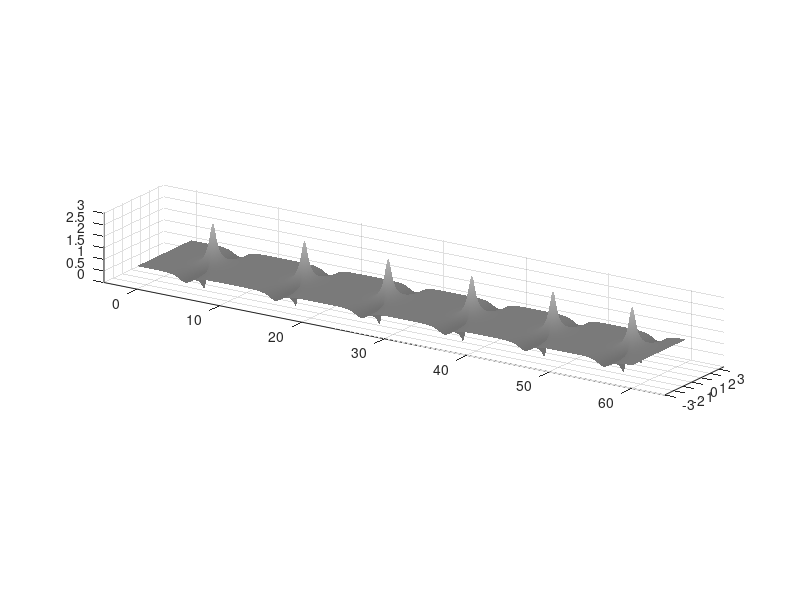

Write the MATLAB code that produced this figure. (Note: this script raises an error after producing the figure.)
function reproduce_paper_fig1_bw_v5()

    clear; clc; close all;

    %% ================================================================
    % Parameters from the paper
    %% ================================================================

    L    = 6;
    eps0 = 1e-4;

    c1   = 1/2;
    cm1  = (0.3 - 0.4i)/2;

    k1 = 2*pi/L;

    %% ================================================================
    % Numerical parameters
    %% ================================================================

    Nx   = 384;
    Tmax = 60;

    Nt = 30000;
    dt = Tmax/Nt;

    saveEvery = 25;

    thisDir = fileparts(mfilename('fullpath'));
    datafile = fullfile(thisDir,'fig1_data.mat');

    %% ================================================================
    % Load data if available, otherwise compute it
    %% ================================================================

    if exist(datafile,'file')

        load(datafile,'x','Tplot','Uplot','L','Tmax');

    else

        x = linspace(-L/2, L/2, Nx+1);
        x(end) = [];

        k = (2*pi/L)*[0:Nx/2-1, -Nx/2:-1];

        u = 1 + eps0*( ...
              c1  * exp( 1i*k1*x ) ...
            + cm1 * exp(-1i*k1*x ) );

        Ehalf = exp(-1i*k.^2*dt/2);

        nSave = floor(Nt/saveEvery) + 1;

        Uplot = zeros(nSave,Nx);
        Tplot = zeros(nSave,1);

        Uplot(1,:) = abs(u);
        Tplot(1)   = 0;

        idx = 1;

        for n = 1:Nt

            % half linear step
            uhat = fft(u);
            uhat = Ehalf .* uhat;
            u = ifft(uhat);

            % nonlinear step
            u = u .* exp(2i*abs(u).^2*dt);

            % half linear step
            uhat = fft(u);
            uhat = Ehalf .* uhat;
            u = ifft(uhat);

            if mod(n,saveEvery)==0
                idx = idx + 1;
                Uplot(idx,:) = abs(u);
                Tplot(idx)   = n*dt;
            end
        end

        save(datafile,'x','Tplot','Uplot','L','Tmax');

    end

    %% ================================================================
    % Paper-style black-and-white 3D plot
    %% ================================================================

    [Xgrid,Tgrid] = meshgrid(x,Tplot);

    % Changed back to v3-style size.
    figure('Color','w','Position',[80 80 1400 460]);
    set(gcf,'Renderer','opengl');
    set(gcf,'InvertHardcopy','off');

    %% ================================================================
    % Grayscale surface coloring
    %% ================================================================

    grayLo = 0.44;
    grayHi = 0.72;

    Umin = 0.70;
    Umax = 2.85;

    Uclip = min(max(Uplot,Umin),Umax);
    Uscaled = (Uclip - Umin)/(Umax - Umin);

    Cgray = grayLo + (grayHi-grayLo)*Uscaled;

    s = surf(Tgrid, Xgrid, Uplot, Cgray);

    set(s, ...
        'EdgeColor','none', ...
        'FaceColor','interp', ...
        'FaceLighting','gouraud', ...
        'AmbientStrength',0.55, ...
        'DiffuseStrength',0.85, ...
        'SpecularStrength',0.18, ...
        'SpecularExponent',25);

    colormap(gray(256));
    caxis([0 1]);

    %% ================================================================
    % Axes and camera
    %% ================================================================

    xlim([-4 Tmax+4]);
    ylim([-L/2 L/2+0.55]);
    zlim([0 3.05]);

    % Changed back to v3-style aspect ratio.
    pbaspect([9.5 1.55 1.05]);

    % Changed back to v3-style orientation.
    view([33 18]);
    camproj('orthographic');

    % Important:
    % v4 used camzoom(1.22), which can make the final exported object look
    % smaller or oddly positioned on some MATLAB installations.
    % Here we use a stronger zoom to make the surface fill the figure.
    camzoom(1.45);

    axis off;
    box off;

    % Make the axes occupy almost the whole PNG.
    set(gca,'Position',[-0.03 -0.03 1.08 1.08]);
    set(gca,'LooseInset',[0 0 0 0]);

    %% ================================================================
    % Lighting
    %% ================================================================

    delete(findall(gca,'Type','light'));

    light('Position',[-35 -25 35],'Style','infinite');
    light('Position',[45 20 18],'Style','infinite');

    lighting gouraud;
    material dull;

    %% ================================================================
    % Draw simple black coordinate arrows
    %% ================================================================

    hold on;

    z0 = 0.07;
    y0 = -L/2;

    plot3([0 Tmax],[y0 y0],[z0 z0], ...
        'k','LineWidth',1.15);

    quiver3(0,y0,z0,-3.2,0,0,0, ...
        'k','LineWidth',1.15,'MaxHeadSize',0.8);

    quiver3(Tmax,y0,z0,0,L,0,0, ...
        'k','LineWidth',1.15,'MaxHeadSize',0.8);

    quiver3(Tmax,y0,z0,0,0,1.15,0, ...
        'k','LineWidth',1.15,'MaxHeadSize',0.8);

    text(-3.7,y0,z0,'t','FontSize',16);
    text(Tmax,L/2+0.35,z0,'x','FontSize',16);

    hold off;

    %% ================================================================
    % Save PNG only
    %% ================================================================

    drawnow;

    set(gcf,'PaperPositionMode','auto');
    outFile = fullfile(thisDir,'paper_fig1_reproduction_bw_v5.png');
    print(gcf,outFile,'-dpng','-r300');

end
